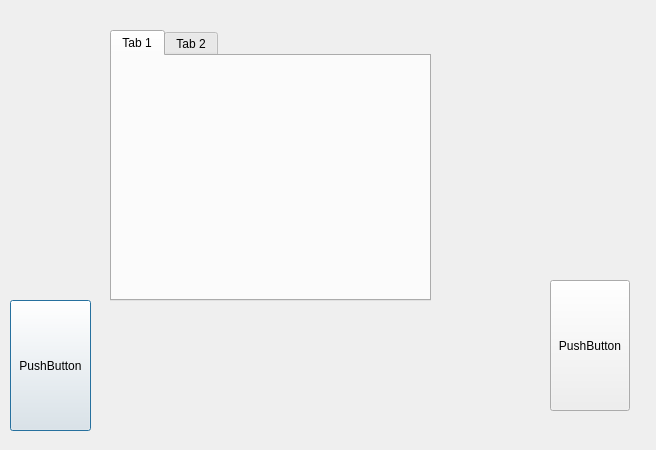
<?xml version="1.0" encoding="UTF-8"?>
<ui version="4.0">
 <class>HelpDialog</class>
 <widget class="QDialog" name="HelpDialog">
  <property name="geometry">
   <rect>
    <x>0</x>
    <y>0</y>
    <width>656</width>
    <height>450</height>
   </rect>
  </property>
  <property name="windowTitle">
   <string>Dialog</string>
  </property>
  <widget class="QPushButton" name="pushButton">
   <property name="geometry">
    <rect>
     <x>10</x>
     <y>300</y>
     <width>81</width>
     <height>131</height>
    </rect>
   </property>
   <property name="text">
    <string>PushButton</string>
   </property>
  </widget>
  <widget class="QPushButton" name="pushButton_2">
   <property name="geometry">
    <rect>
     <x>550</x>
     <y>280</y>
     <width>80</width>
     <height>131</height>
    </rect>
   </property>
   <property name="text">
    <string>PushButton</string>
   </property>
  </widget>
  <widget class="QTabWidget" name="tabWidget">
   <property name="geometry">
    <rect>
     <x>110</x>
     <y>30</y>
     <width>321</width>
     <height>271</height>
    </rect>
   </property>
   <widget class="QWidget" name="tab">
    <attribute name="title">
     <string>Tab 1</string>
    </attribute>
   </widget>
   <widget class="QWidget" name="tab_2">
    <attribute name="title">
     <string>Tab 2</string>
    </attribute>
   </widget>
  </widget>
 </widget>
 <resources/>
 <connections/>
</ui>
